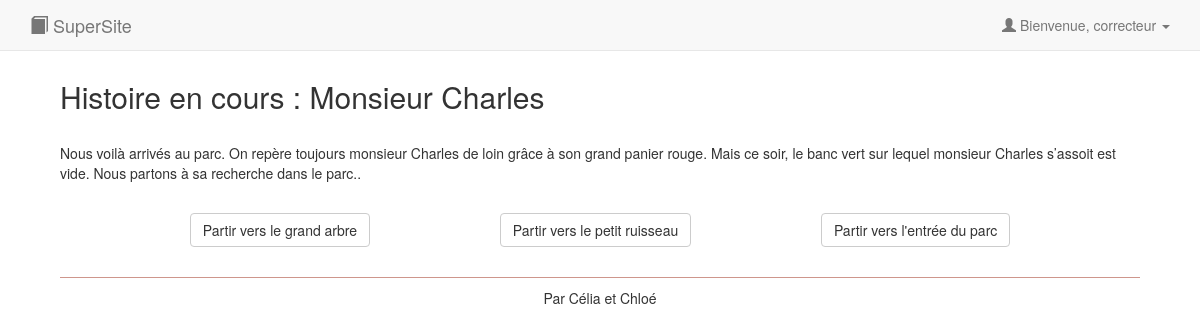
Screenshot of /hist.php?id_hist=1&id_sit=2 (signed in) with the database file from the repository.
### tables this page shows
CREATE TABLE `histoire` (
  `id_hist` int(11) NOT NULL,
  `titre` varchar(50) NOT NULL,
  `image` varchar(20) NOT NULL,
  `description` varchar(700) NOT NULL,
  `affichee` tinyint(1) NOT NULL DEFAULT 1,
  `id_sit_initiale` int(11) NOT NULL,
  `id_sit_finale` int(11) NOT NULL
);

CREATE TABLE `situation` (
  `id_sit` int(11) NOT NULL,
  `paragraphe` varchar(2000) NOT NULL,
  `id_hist` int(11) NOT NULL
);

CREATE TABLE `choix` (
  `id_choix` int(11) NOT NULL,
  `intitule` varchar(150) NOT NULL,
  `vie` int(11) NOT NULL,
  `id_sit_suivante` int(11) NOT NULL,
  `id_sit_precedente` int(11) NOT NULL
);

### hist.php (the view, shortened to what this page needs)
<!doctype html>
<html>
<?php
    require "connect.php";
    require "head.php";
    if(isset($_GET['id_hist']) and isset($_GET['id_sit'])){
        $id_hist = $_GET['id_hist'];
        $id_sit = $_GET['id_sit'];
    }
    if ($BDD){
        $req_hist = "SELECT * FROM histoire WHERE id_hist=:unIDhist";
        $rep_hist = $BDD->prepare($req_hist);
        $rep_hist->execute(array("unIDhist"=>$id_hist));
        $histoire = $rep_hist->fetch();
        $req_sit = "SELECT * FROM situation WHERE id_hist=:unIDhist and id_sit=:unIDsit";
        $rep_sit = $BDD->prepare($req_sit);
        $rep_sit->execute(array(
            "unIDhist"=>$id_hist,
            "unIDsit"=>$id_sit
        ));
        $situation = $rep_sit->fetch();
        $req_choix = "SELECT * FROM choix WHERE id_sit_precedente=:unIDsit";
        $rep_choix = $BDD->prepare($req_choix);
        $rep_choix->execute(array("unIDsit"=>$id_sit));
        $ensemble_choix = $rep_choix->fetchAll();
    }
?>
    <body>
        <div class="container">
            <?php require_once "header.php"; ?>
            <div>
                <h2> Histoire en cours : <?= $histoire['titre'] ?> </h2>
                <br/>
            </div>
            <div class=" paragraph">
                <p>
                    <?php echo $situation['paragraphe'];?>
                </p>
            </div>
            <br>
            <div>
                <div class="ligne_choix" >
                    <?php foreach ($ensemble_choix as $choix) { ?>
                        <div class="col-sm">
                            <p>
                                <a class="btn btn-default btn-secondary" href="hist.php?id_hist=<?= $id_hist ?>&id_sit=<?= $choix['id_sit_suivante']?>"> <?php echo $choix['intitule'] ?> </a>
                            </p>
                        </div>
                    <?php } ?>
                    </div>
                    </div>
        <br>
        <?php require_once "footer.php"?>
    </body>
</html>

### css/style.css (style rules this page uses)
body { padding: 5%; }
.paragraph { background-color :rgba(255, 255, 255, 0.676); }
.ligne_choix { display: flex; justify-content: space-evenly; }

### rows the page displays
histoire: titre "Monsieur Charles"
situation: paragraphe "Nous voilà arrivés au parc. On repère toujours monsieur Charles de loin grâce à son grand panier rouge. Mais ce soir, le banc vert sur lequel monsieur Charles s’assoit est vide. Nous partons à sa recherche dans le parc.."
choix: intitule "Partir vers le grand arbre"
choix: intitule "Partir vers le petit ruisseau"
choix: intitule "Partir vers l'entrée du parc"

### other values shown
$_SESSION['login'] "correcteur"
